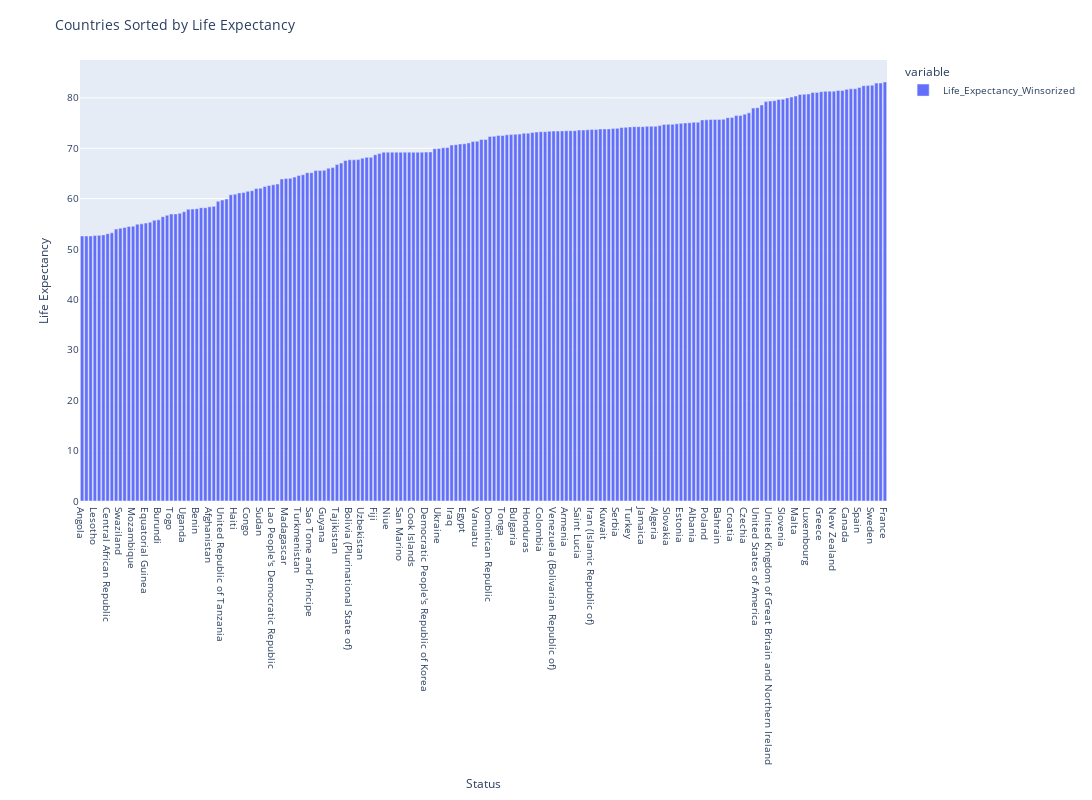

This figure's notebook cell:
### Markdown cell above
The graph also shows that there is a difference in life expectancy and adult mortality between developing and developed countries. Developed countries have higher life expectancies and lower adult mortality rates than developing countries. This is due to a number of factors, such as better healthcare, higher incomes, and lower levels of poverty.

### Code cell
# Sort the average life expectancy in ascending order per country 
country_and_life_expectancy = cleaned_dataset.groupby('Country')['Life_Expectancy_Winsorized'].mean().sort_values(ascending = True)

fig = px.bar(country_and_life_expectancy)
fig.update_layout(
    width=1500, 
    height=800, 
    xaxis_title='Status', 
    yaxis_title='Life Expectancy', 
    font_size=10, 
    title='Countries Sorted by Life Expectancy')

### Figure 1 — Plotly figure (JSON) as saved in the notebook; plotly's stock layout.template omitted (floating-point values rounded to 4 significant figures; data arrays with more than 128 entries replaced by an {"elided": "..."} marker saying what was removed)
{"data": [{"alignmentgroup": "True", "hovertemplate": "variable=Life_Expectancy_Winsorized<br>Country=%{x}<br>value=%{y}<extra></extra>", "legendgroup": "Life_Expectancy_Winsorized", "marker": {"color": "#636efa", "pattern": {"shape": ""}}, "name": "Life_Expectancy_Winsorized", "offsetgroup": "Life_Expectancy_Winsorized", "orientation": "v", "showlegend": true, "textposition": "auto", "type": "bar", "x": {"elided": "190 str values"}, "xaxis": "x", "y": {"elided": "190 float values"}, "yaxis": "y"}], "layout": {"barmode": "relative", "font": {"size": 10}, "height": 800, "legend": {"title": {"text": "variable"}, "tracegroupgap": 0}, "margin": {"t": 60}, "title": {"text": "Countries Sorted by Life Expectancy"}, "width": 1500, "xaxis": {"anchor": "y", "domain": [0, 1], "title": {"text": "Status"}}, "yaxis": {"anchor": "x", "domain": [0, 1], "title": {"text": "Life Expectancy"}}}}
